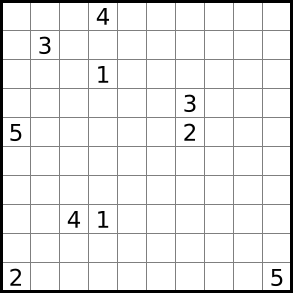
#> input picture puzzles/list/thumbnails/103.png, 293 x 293 px, given in place of 103.png.png, which was not available
$ python generator.py
#> lines starting #> are read from the running program, lines starting #| are printed output that depends on the picture; pictures that were not available may be replaced by others from this repository, and a replacement may not be noted
#> the answer given: list/thumbnails/103.png
#> in create_final_image, `final_img = Image.new('RGB', (800, 800), (0, 0, 0))`: final_img: PIL image 800x800 RGB; every value is 0
from PIL import Image

def resize_and_place_image(img_path, size=(385, 385)):
#> called with size = (385, 385)
    with Image.open(img_path) as img:
#> img is the input picture: PIL image 293x293 RGBA; mean R, G, B, A 235, 235, 235, 255
        img.thumbnail(size, Image.Resampling.LANCZOS)
        new_img = Image.new('RGB', size, (255, 255, 255))
#> new_img: PIL image 385x385 RGB; every value is 255
        left = (size[0] - img.width) // 2
#> left = 46
        top = (size[1] - img.height) // 2
#> top = 46
        new_img.paste(img, (left, top))
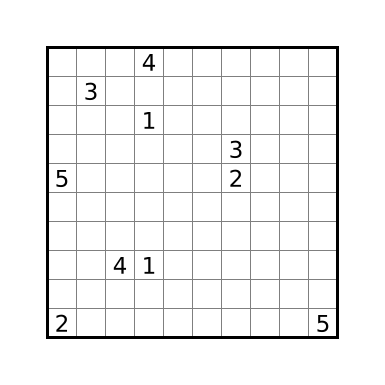
#> new_img: PIL image 385x385 RGB; min 0, max 255, mean 243.4

        return new_img

def create_final_image(nums, output_path='./img/final_image.png'):
    final_img = Image.new('RGB', (800, 800), (0, 0, 0))
    positions = [(10, 10), (405, 10), (405, 405), (10, 405)]

    for i, num in enumerate(nums):
        img_path = f'./list/thumbnails/{num}.png'
        resized_img = resize_and_place_image(img_path)
        final_img.paste(resized_img, positions[i])
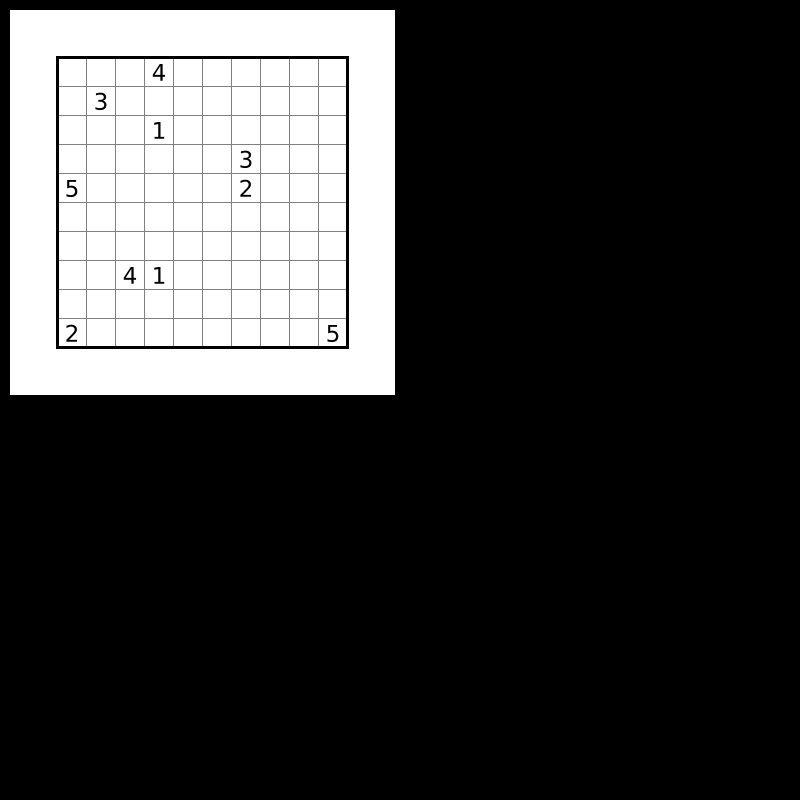
#> final_img: PIL image 800x800 RGB; min 0, max 255, mean 56.4

    final_img.save(output_path)
    print(f"画像が保存されました: {output_path}")

if __name__ == '__main__':
    nums = input("左上から時計回りに配置する画像を、スペース区切りで4つ指定してください: ").split()
    create_final_image(nums)

$ run again, on puzzles/list/thumbnails/118.png
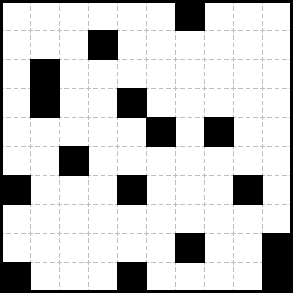
#> input picture puzzles/list/thumbnails/118.png, 293 x 293 px, given in place of 118.png.png, which was not available
#> in resize_and_place_image, img is the input picture: PIL image 293x293 RGBA; mean R, G, B, A 201.8, 201.8, 201.8, 255
#> in resize_and_place_image, `new_img.paste(img, (left, top))`:
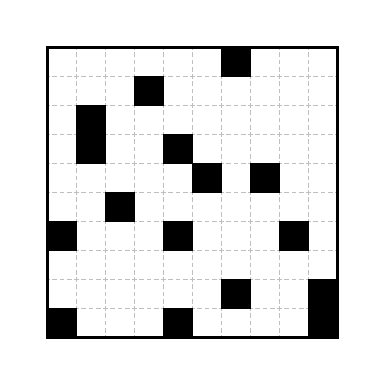
#> new_img: PIL image 385x385 RGB; min 0, max 255, mean 224.2
#> in create_final_image, `final_img.paste(resized_img, positions[i])`:
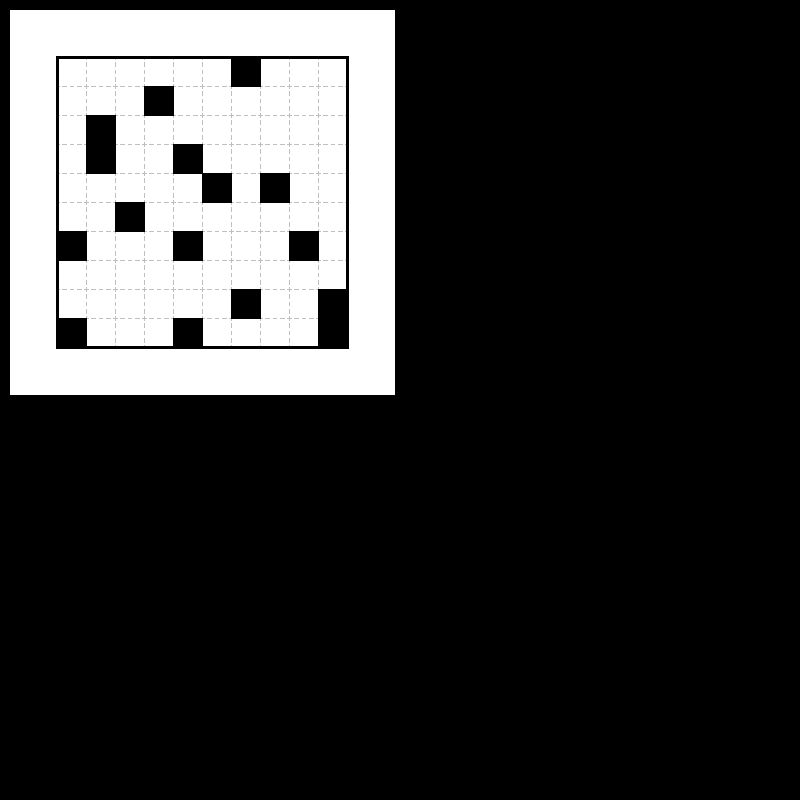
#> final_img: PIL image 800x800 RGB; min 0, max 255, mean 51.9

$ run again, on puzzles/list/thumbnails/12.png
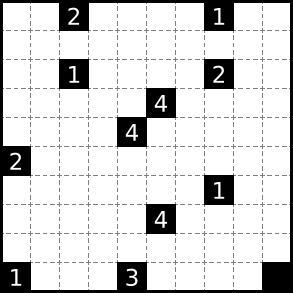
#> input picture puzzles/list/thumbnails/12.png, 293 x 293 px, given in place of 12.png.png, which was not available
#> in resize_and_place_image, img is the input picture: PIL image 293x293 RGBA; mean R, G, B, A 212.4, 212.4, 212.4, 255
#> in resize_and_place_image, `new_img.paste(img, (left, top))`:
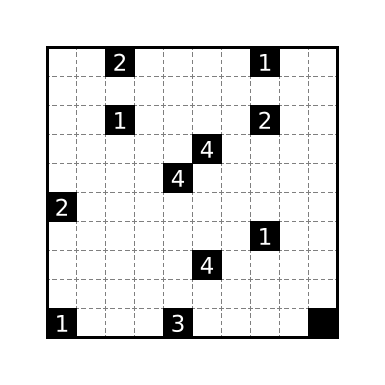
#> new_img: PIL image 385x385 RGB; min 0, max 255, mean 230.4
#> in create_final_image, `final_img.paste(resized_img, positions[i])`:
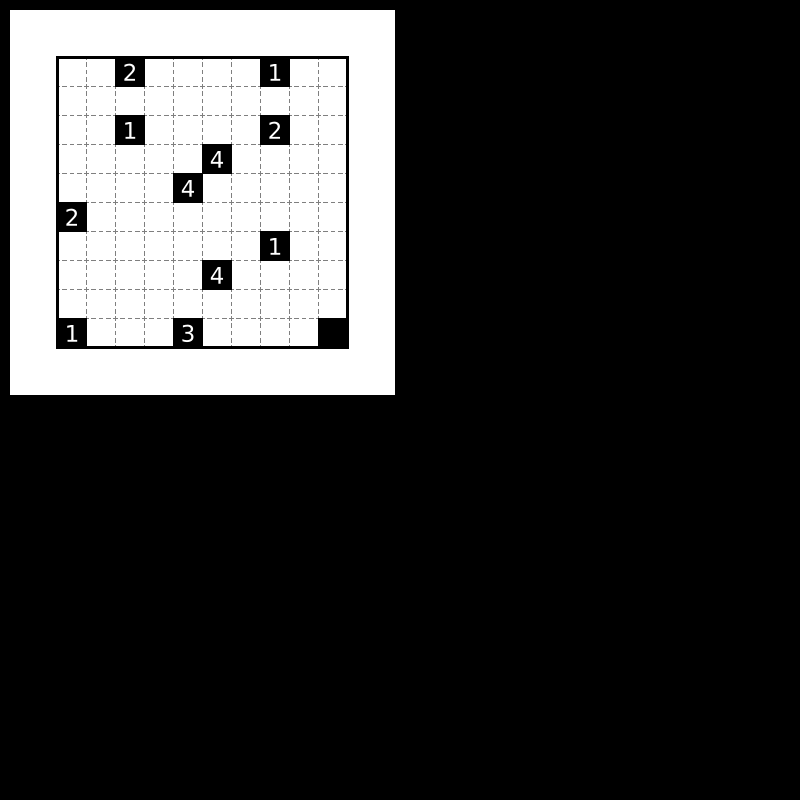
#> final_img: PIL image 800x800 RGB; min 0, max 255, mean 53.3

$ run again, on puzzles/list/thumbnails/121.png
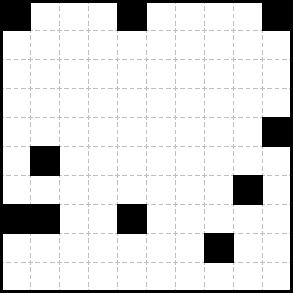
#> input picture puzzles/list/thumbnails/121.png, 293 x 293 px, given in place of 121.png.png, which was not available
#> in resize_and_place_image, img is the input picture: PIL image 293x293 RGBA; mean R, G, B, A 217.2, 217.2, 217.2, 255
#> in resize_and_place_image, `new_img.paste(img, (left, top))`:
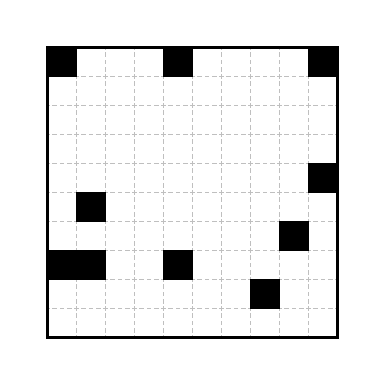
#> new_img: PIL image 385x385 RGB; min 0, max 255, mean 233.1
#> in create_final_image, `final_img.paste(resized_img, positions[i])`:
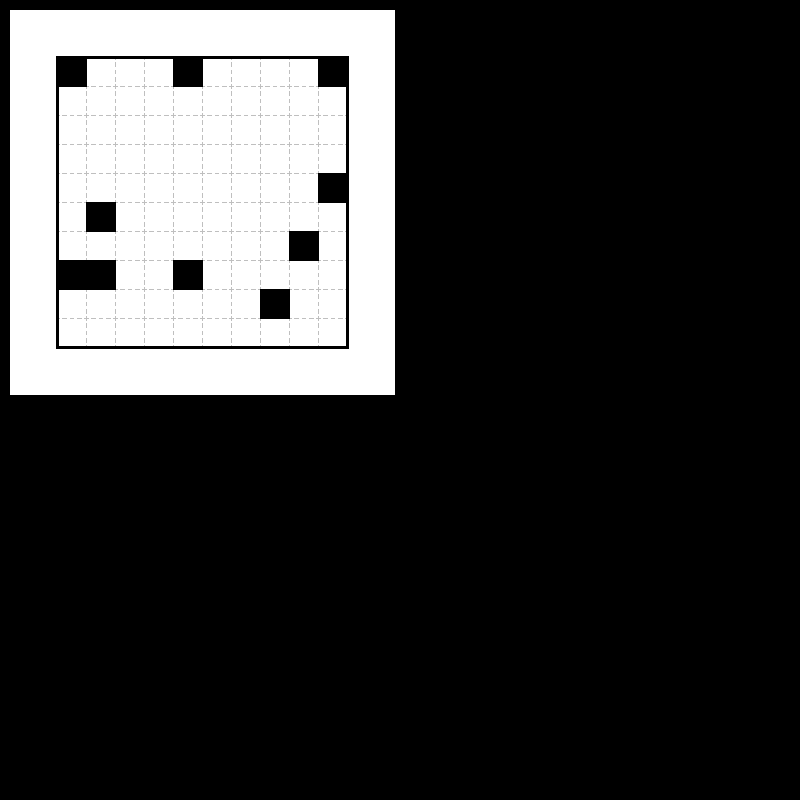
#> final_img: PIL image 800x800 RGB; min 0, max 255, mean 54
